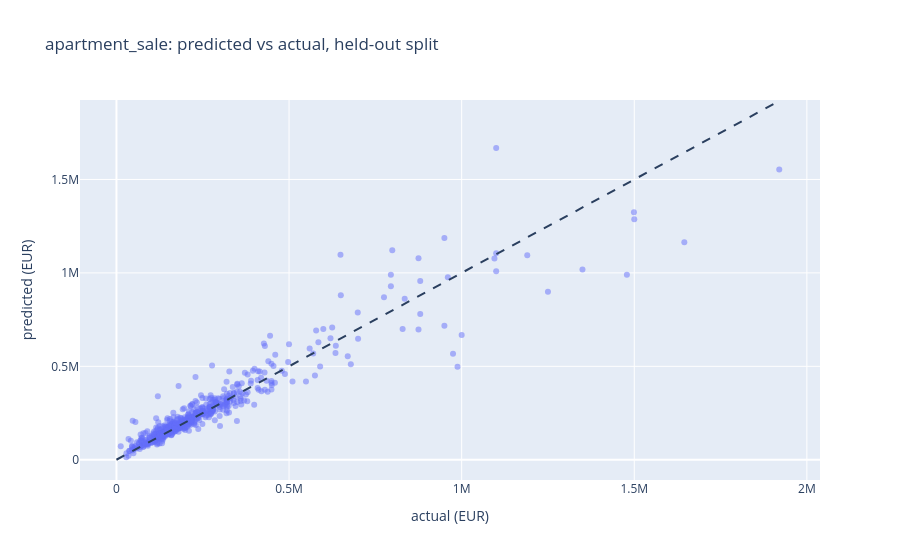

Notebook cell for this chart:
### Code cell
holdout = df.iloc[model.metadata["test_index"]]
actual = holdout["price_eur"].to_numpy(dtype=float)
predicted = model.predict(holdout)

fig = px.scatter(
    x=actual,
    y=predicted,
    hover_name=holdout["district"],
    opacity=0.5,
    labels={"x": "actual (EUR)", "y": "predicted (EUR)"},
    title=f"{SEGMENT}: predicted vs actual, held-out split",
)
limit = float(max(actual.max(), predicted.max()))
fig.add_shape(type="line", x0=0, y0=0, x1=limit, y1=limit, line={"dash": "dash"})
fig.show()

### Figure 1 — Plotly figure (JSON) as saved in the notebook; plotly's stock layout.template omitted (floating-point values rounded to 4 significant figures; data arrays with more than 128 entries replaced by an {"elided": "..."} marker saying what was removed)
{"data": [{"hovertemplate": "<b>%{hovertext}</b><br><br>actual (EUR)=%{x}<br>predicted (EUR)=%{y}<extra></extra>", "hovertext": {"elided": "608 str values"}, "legendgroup": "", "marker": {"color": "#636efa", "opacity": 0.5, "symbol": "circle"}, "mode": "markers", "name": "", "orientation": "v", "showlegend": false, "type": "scatter", "x": {"elided": "608 float values"}, "xaxis": "x", "y": {"elided": "608 float values"}, "yaxis": "y"}], "layout": {"legend": {"tracegroupgap": 0}, "shapes": [{"line": {"dash": "dash"}, "type": "line", "x0": 0, "x1": 1920000, "y0": 0, "y1": 1920000}], "title": {"text": "apartment_sale: predicted vs actual, held-out split"}, "xaxis": {"anchor": "y", "domain": [0, 1], "title": {"text": "actual (EUR)"}}, "yaxis": {"anchor": "x", "domain": [0, 1], "title": {"text": "predicted (EUR)"}}}}
